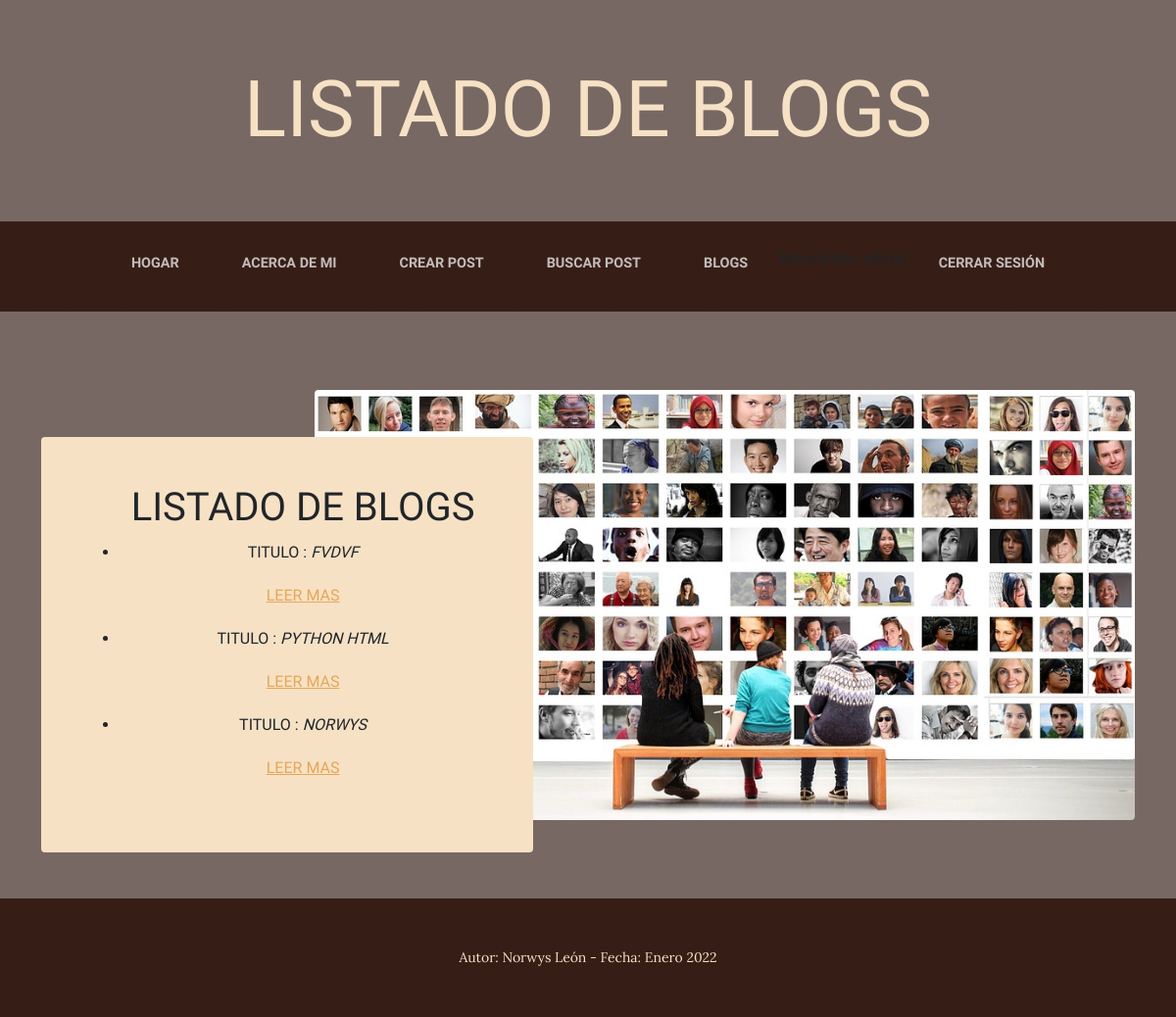
The app's page /Appblog/blog/list/ (signed in), older data.
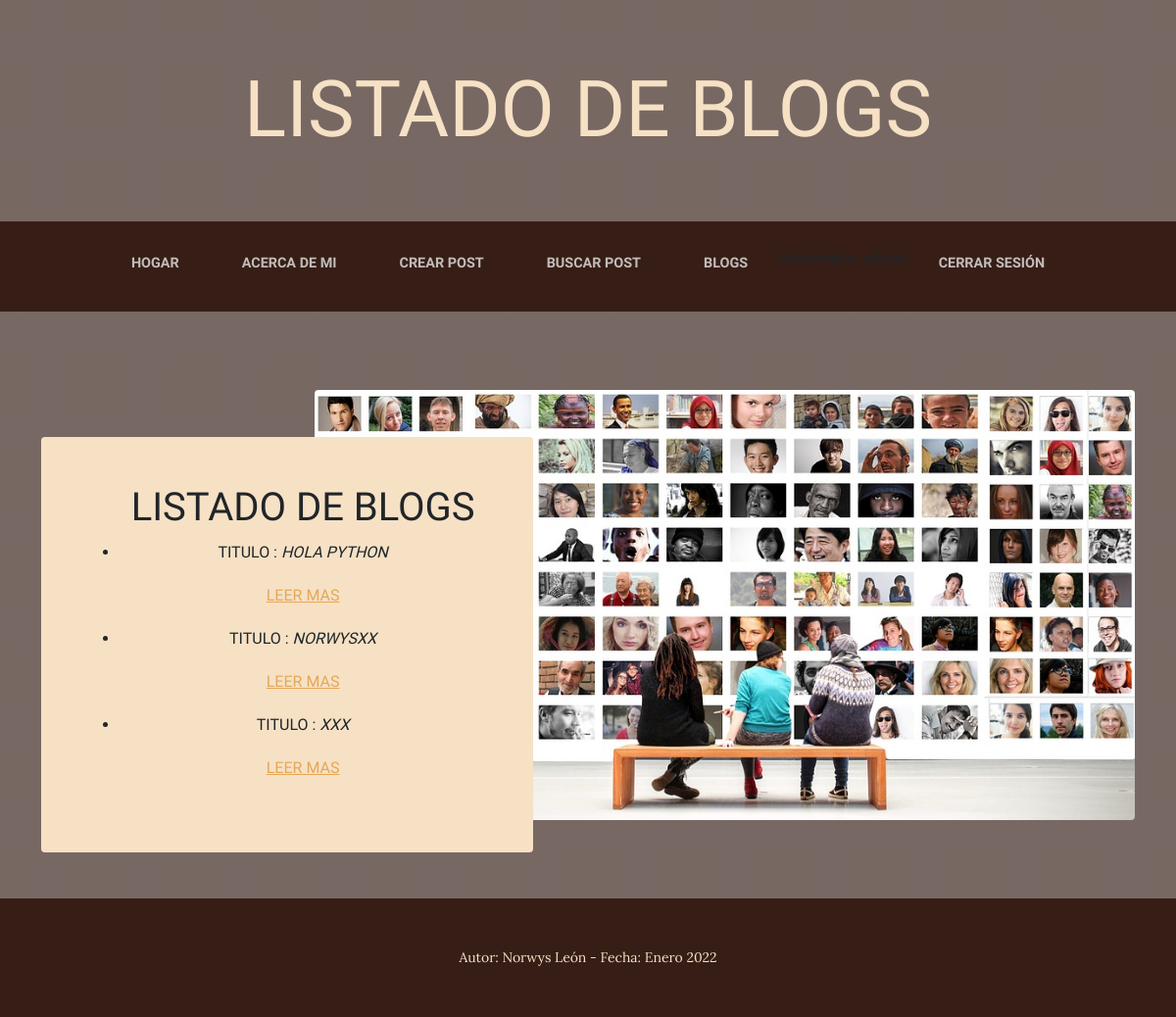
The same page, newer data.
### Appblog/models.py (models this page shows, shortened)
class Blog(models.Model):
    titulo=models.CharField(max_length=100)
    subtitulo=models.CharField(max_length=100)
    cuerpo=RichTextField(blank=True, null=True)
    fecha=models.DateField()
    autor=models.ForeignKey(User, on_delete=models.CASCADE)
    imagen=models.ImageField(upload_to="blog")

### Appblog/views.py (the view)
# urls.py: path('blog/list/', BlogList.as_view(), name="blog_list"),
class BlogList(LoginRequiredMixin, ListView):
    model=Blog
    template_name= "Appblog/blogs.html"

### Appblog/templates/Appblog/blogs.html (shortened to what this page needs)
{% extends "Appblog/Padre.html" %}
{% load static %}
{% block Titulos_iniciales %}
<span class="site-heading-lower">LISTADO DE BLOGS</span>
{% endblock %}
{% block imagen %}
    <img class="intro-img img-fluid mb-3 mb-lg-0 rounded" src="{% static 'assets/img/registro.jpg' %}" alt="..." />
{% endblock %}
{% block Titulos_texto %}
<h6 class="section-heading mb-4">
   <ul>
    <h1>LISTADO DE BLOGS</h1>
    {% for blog in object_list %}
    <li>
        <p> TITULO : <i>{{ blog.titulo }}</i></p>
        <p>
            <a href="{% url 'leerBlogs' %}">Leer mas</a>
    </li>
    {% endfor %}
    </ul>
 </h6>
{% endblock %}
{% block Autor_fecha %}
    <div class="container"><p class="m-0 small">Autor: Norwys León - Fecha: Enero 2022</p></div>
{% endblock %}

Row changes from the older to the newer data that the page shows:
removed Blog: titulo "PYTHON HTML"
changed Blog: titulo "FVDVF" → "HOLA PYTHON"
changed Blog: titulo "NORWYS" → "NORWYSXX"
added Blog: titulo "XXX"
